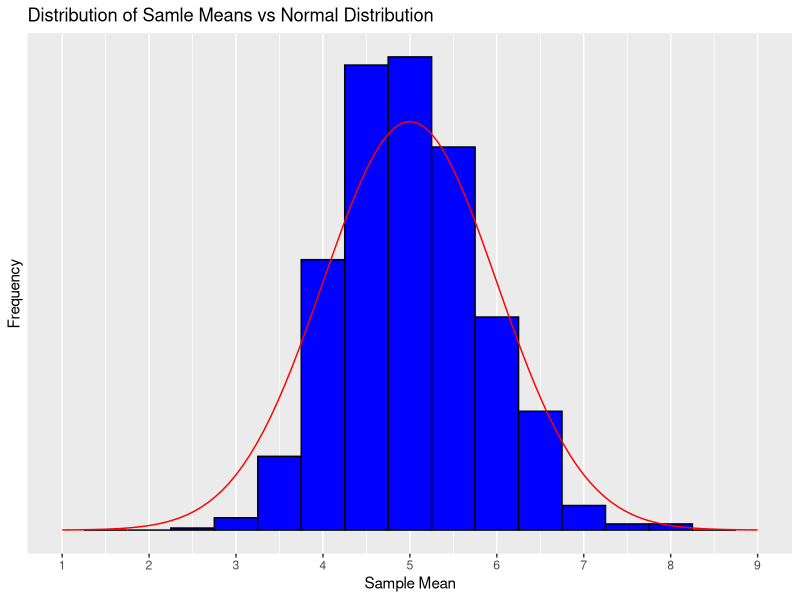

Write the R code that produced this figure.
## ---- chunk 1

n = 40
s = 1000
lam = 0.2
mns = NULL

for (i in 1:s) {
  
  mns = c(mns, mean(rexp(40, lam)))
  
}

head(mns)
## ---- chunk 2

print(sprintf('Theoretical Mean is %f', 1/lam))

print(sprintf('Sample Mean of the distribution is %f', mean(mns)))

## ---- chunk 3

print(sprintf('Theoretical Variance is %f', (1/lam)^2))

print(sprintf('Sample Variance of the distribution is %f', var(mns)*n))

## ---- chunk 4
suppressWarnings(library(ggplot2))

ggplot(data.frame(x=mns), aes(x=x)) +
  geom_histogram(position='identity', fill='blue', colour='black', binwidth=0.5, aes(y=..density..)) + 
  stat_function(fun=dnorm, colour='red', args=list(mean=5)) +
  scale_x_continuous(breaks=c(1, 2, 3, 4, 5, 6, 7, 8, 9), limits=c(1, 9)) +
  scale_y_continuous(breaks=c()) +
  labs(x = "Sample Mean", y = "Frequency", title="Distribution of Samle Means vs Normal Distribution")

